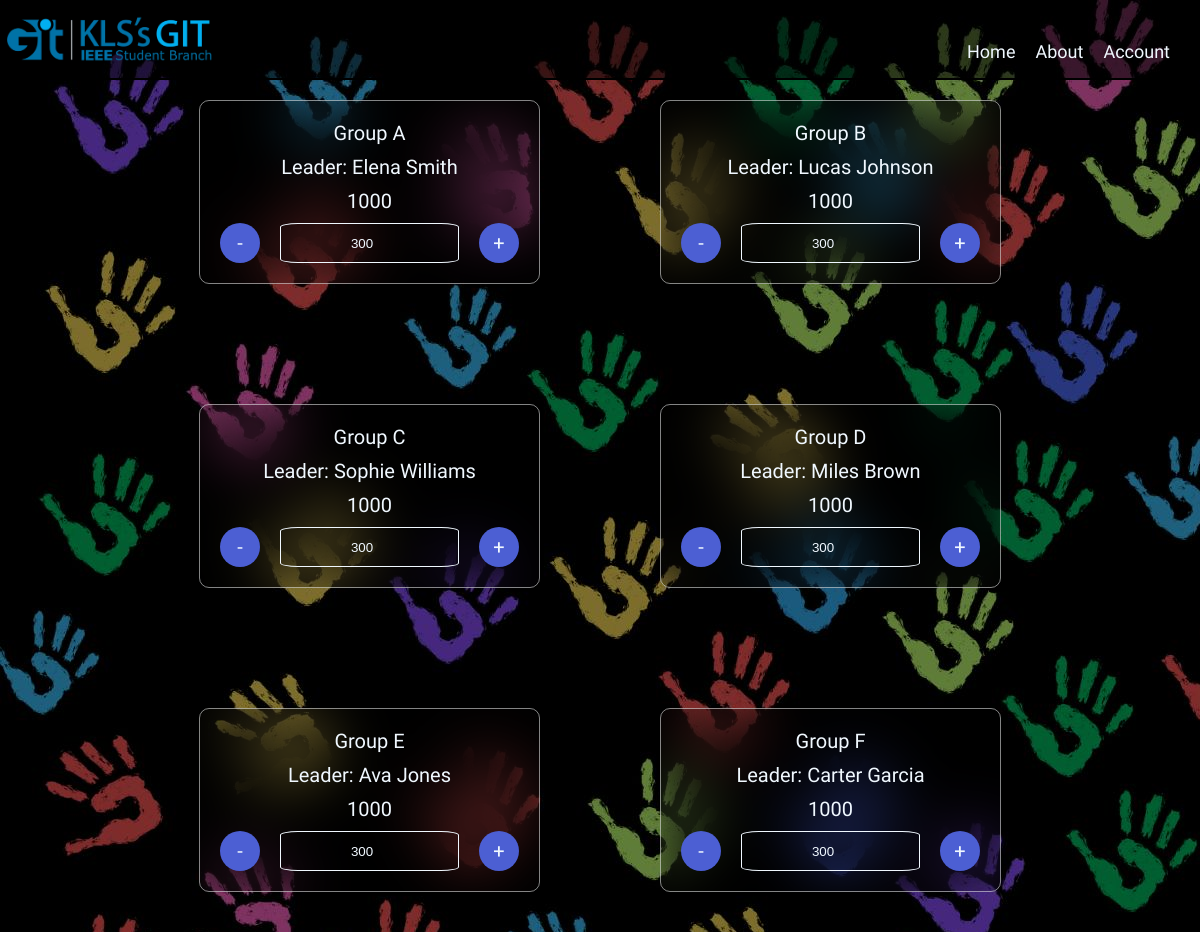
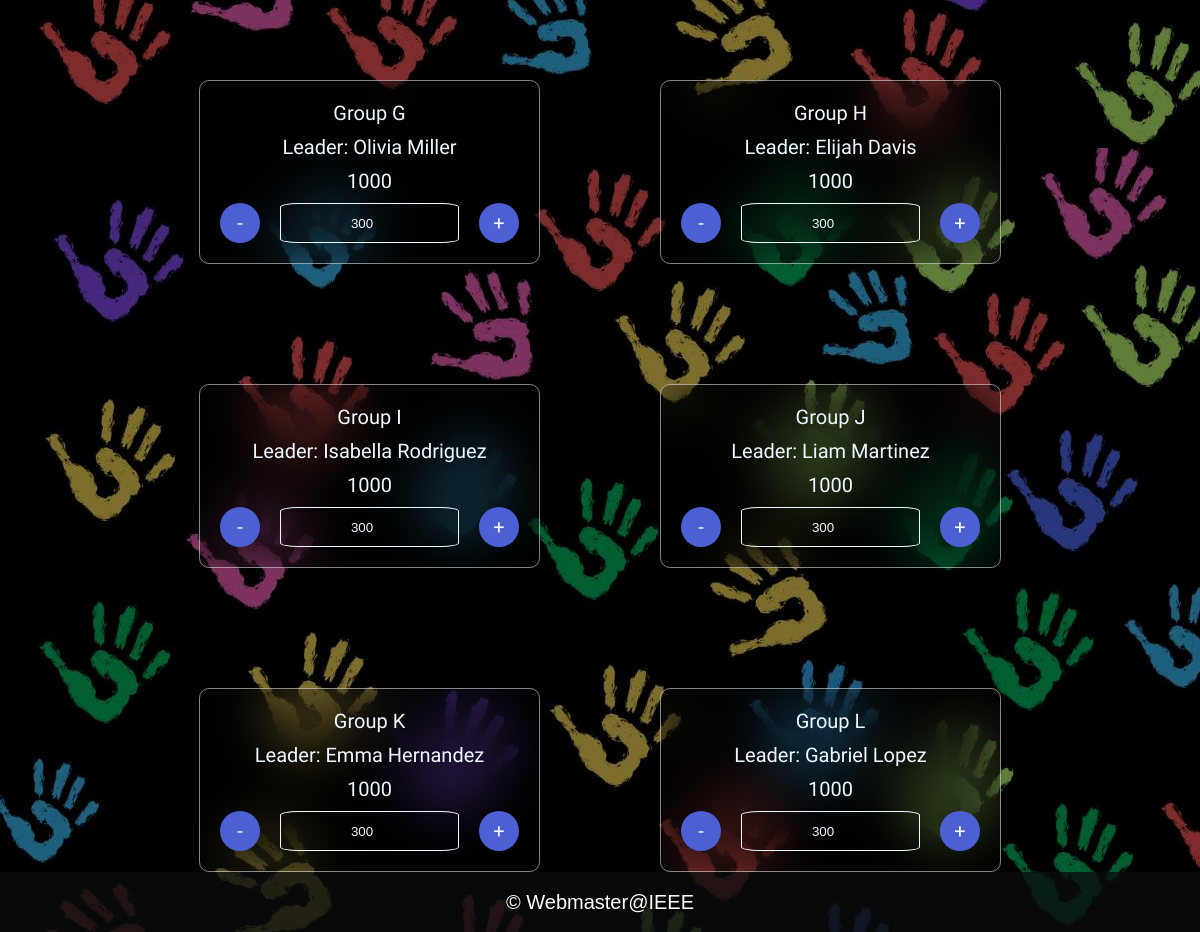
Page / (signed in) on the earlier database version (2 pictures, top to bottom).
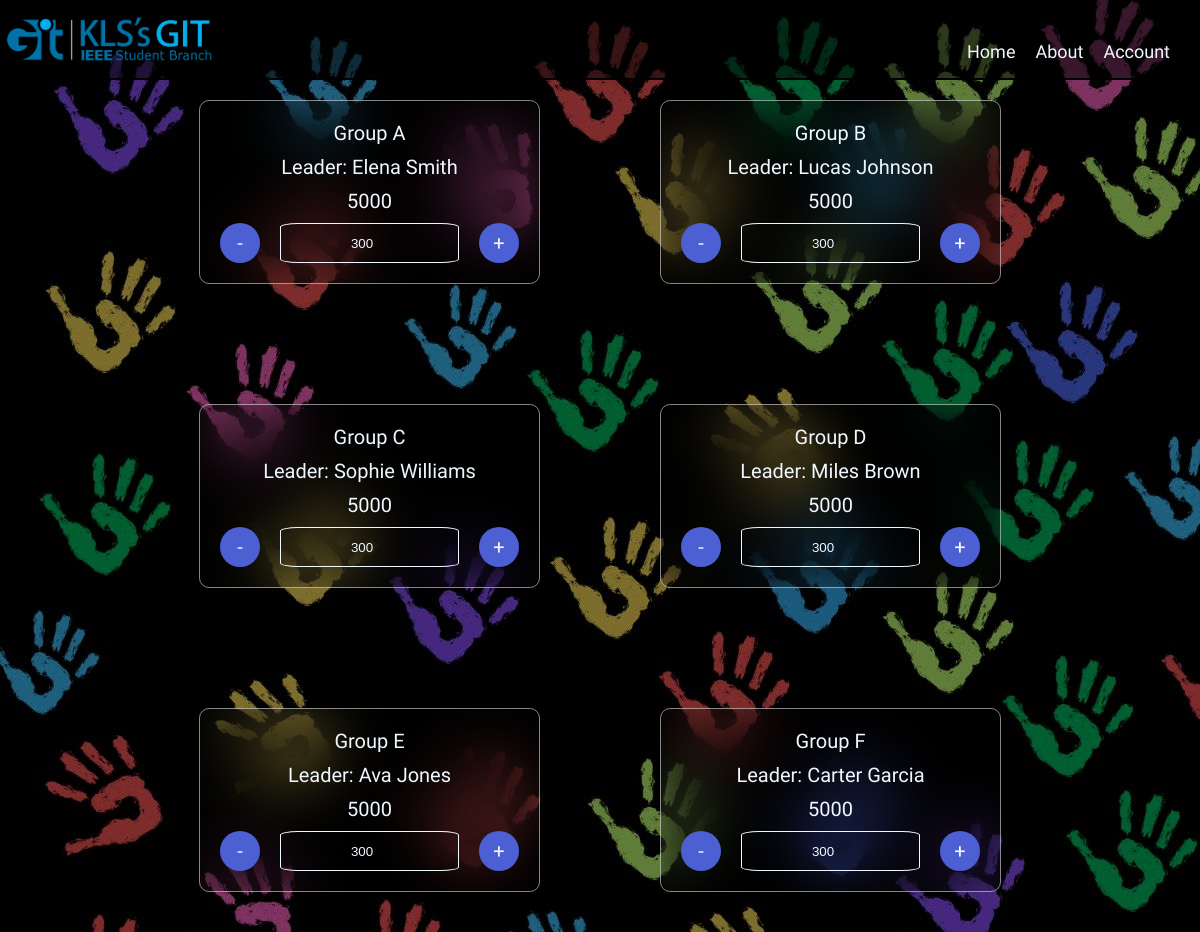
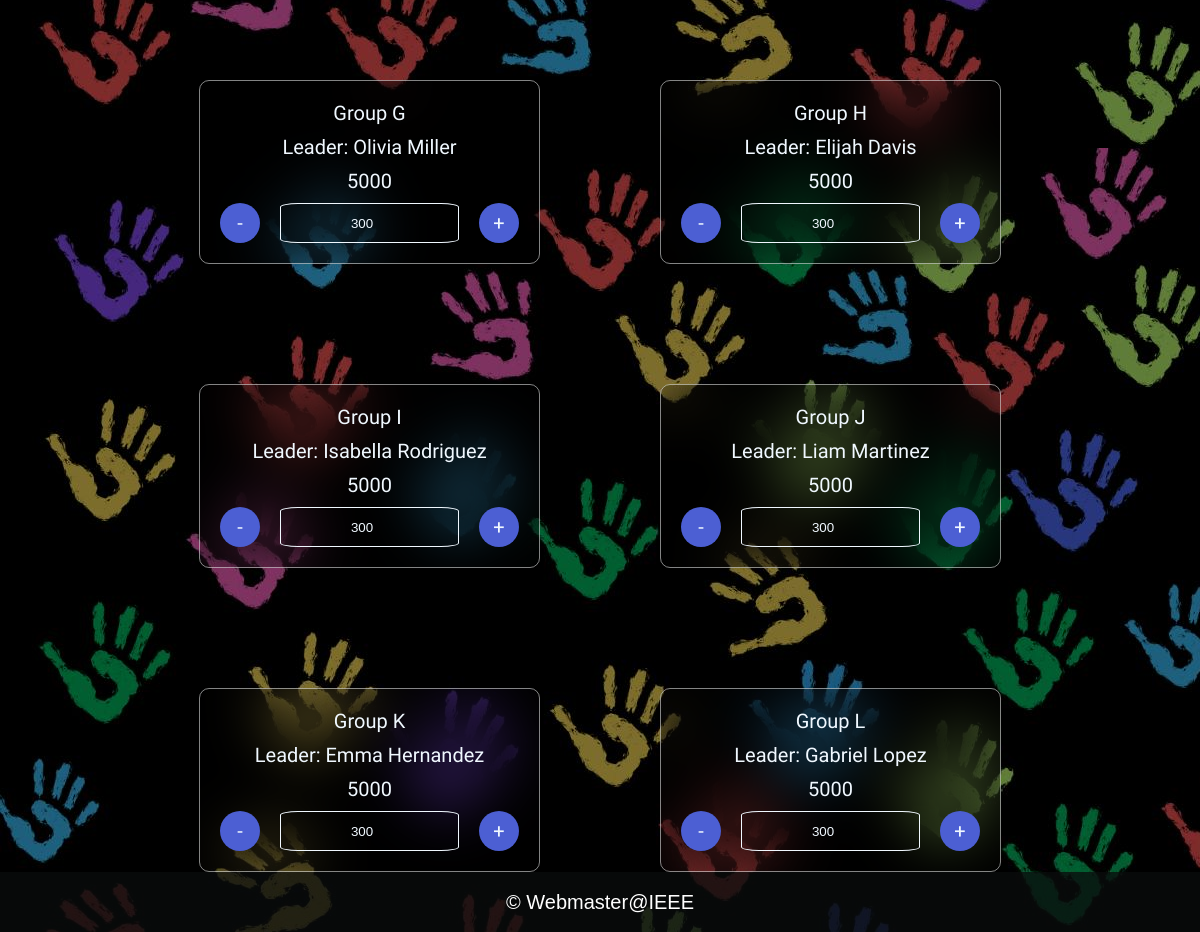
Same page on the later database version (2 pictures, top to bottom).
### myapp/models.py (models this page shows, shortened)
class Group(models.Model):
    name = models.CharField(max_length=200,unique=True)
    score = models.IntegerField(default=5000)
    members = models.ManyToManyField(User,blank=True)
    leader = models.ForeignKey(User,on_delete=models.CASCADE,null=True,blank=True,related_name='leader')
    movie = models.CharField(max_length=200,blank=True)

### myapp/views.py (the view)
# urls.py: path('', home, name='home'),
@login_required(login_url="/login/")
def home(request):
    status=Status.objects.get(id=1)
    a=Group.objects.all()
    type = "none"
    groupvalue = None
    for group in a:
        if request.user == group.leader:
            type="leader"
            groupvalue=group
            break
        elif request.user in group.members.all():
            type="member"
            groupvalue=group
            break
    return render(request,'myapp/home.html',context={'groups':a,'type':type,'group':groupvalue,'status':status.status})

### myapp/templates/myapp/home.html (shortened to what this page needs)
{% extends 'base.html' %}
{% load static %}
{% block css %}
    <link rel="stylesheet" href="{% static 'myapp/home.css' %}">
{% endblock css %}
{% block content %}
    {% if user.is_staff %}
    <div class="container-cards">
        <div class="inner-container">
    {% for a in groups %}
        <div class="card">
        <p id="{{a.id}}">{{ a.name }}</p>
        <p>Leader: {{a.leader.first_name}} {{a.leader.last_name}}</p>
        <p>{{ a.score }}</p>
        <div class="button"><div class="sub" onclick="update(this,'sub')">-</div><input type="number" class="points" value="300"><div class="add" onclick="update(this,'add')">+</div></div>
        </div>
    {% endfor %}
</div>
</div>
    {% endif %}
{% endblock content %}

### myapp/templates/base.html (shortened to what this page needs)
{% load static %}
<!DOCTYPE html>
<html lang="en">
<head>
    <link rel="stylesheet" href="{% static 'base.css' %}">
    {% block css %}{% endblock %}
</head>
<body>
<nav>
    <img src="{% static 'images/logo.png' %}" class="sub-nav" alt="logo" height="100%">
    <ul class="sub-nav">
        {% if user.is_authenticated %}
    <li><a href="{% url 'myapp:home' %}">Home</a></li>
        <li><a href="{% url 'myapp:about' %}">About</a></li>
        <li><a href="{% url 'myapp:account' %}">Account</a></li>
        {% endif %}
    </ul>
</nav>
{% block content %}{% endblock %}
<footer>
    <p><a href="https://www.linkedin.com/in/mpaantoijl">&#169; Webmaster@IEEE</a></p>
</footer>
</body>
</html>

### myapp/static/base.css (style rules this page uses)
* { margin:0px; padding:0px; box-sizing: border-box; color: aliceblue; }
html,body { font-size: 20px; height:100%; width:100%; font-family: 'Chilanka', cursive; color:aliceblue; z-index: -1; overflow: hidden; }
body { background: url('images/wallpaper.jpg'); object-fit: cover; background-repeat: no-repeat; background-size: cover; }
nav { margin-bottom: 2rem; height: 4rem; background-color: #090c0cc7; display: flex; justify-content: space-between; align-items: center; border-bottom: solid 2px black; background: #0000008a; }
nav ul { padding: 1.5rem; display: flex; list-style: none; gap: 1rem; }
nav ul li a { text-decoration: none; font-size: 0.9rem; color: inherit; transition: all 0.3s ease; }
footer { font-family: SANS-SERIF; position: absolute; bottom: 0px; background: transparent; width: 100%; background-color: #090c0cc7; height: 3rem; display: flex; justify-content: center; align-items: center; }
footer p a { color:white; text-decoration: none; }
@media screen and (max-width: 1200px) { body { background: url('images/wallpaper2.jpg'); } }
@media screen and (max-width: 1200px) { .sub-nav { object-fit: cover; height: 3rem; } }

### myapp/static/myapp/home.css (style rules this page uses)
.container-cards { margin-top: -2rem; height: calc(100% - 7rem); width: 100%; overflow-y: scroll; display: flex; justify-content: center; }
.inner-container { width: 90%; height: 100%; display: flex; flex-direction: row; gap: 4rem; flex-wrap: wrap; align-items: center; justify-content: center; }
.card { border-radius: 10px; backdrop-filter: blur(30px); padding: 1rem; border: solid 1px #fcfdfd85; display: flex; flex-direction: column; align-items: center; margin: 1rem; gap: .5rem; }
.button { display:flex; gap:1rem; }
input[type='number'] { background-color: transparent; border-radius: 10%; text-align: center; border: solid 1px; }
.button>.sub, .button>.add { background-color: rgb(76 95 211); aspect-ratio: 1/1; width: 2rem; display: flex; justify-content: center; align-items: center; border-radius: 50%; cursor: pointer; }

Differences in the rows shown:
changed Group "Group A": score "1000" → "5000"
changed Group "Group B": score "1000" → "5000"
changed Group "Group C": score "1000" → "5000"
changed Group "Group D": score "1000" → "5000"
changed Group "Group E": score "1000" → "5000"
changed Group "Group F": score "1000" → "5000"
changed Group "Group G": score "1000" → "5000"
changed Group "Group H": score "1000" → "5000"
changed Group "Group I": score "1000" → "5000"
changed Group "Group J": score "1000" → "5000"
changed Group "Group K": score "1000" → "5000"
changed Group "Group L": score "1000" → "5000"
